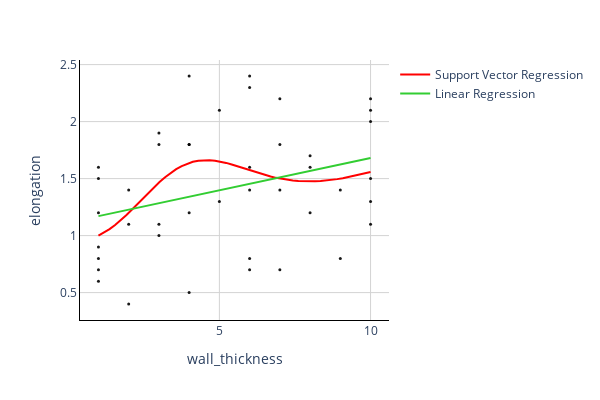

Notebook code cell kept with this figure:
### Code cell
fig = px.scatter(df, x=df['wall_thickness'], y=df['elongation'], width=600,height=400,
                 opacity=0.9, color_discrete_sequence=['black'])

# Add a best-fit line
fig.add_traces(go.Scatter(x=x_range, y=y_svr, name='Support Vector Regression', line=dict(color='red')))
fig.add_traces(go.Scatter(x=x_range, y=y_lr, name='Linear Regression', line=dict(color='limegreen')))

# Change chart background color
fig.update_layout(dict(plot_bgcolor = 'white'))

# Update axes lines
fig.update_xaxes(showgrid=True, gridwidth=1, gridcolor='lightgrey', 
                 zeroline=True, zerolinewidth=1, zerolinecolor='lightgrey', 
                 showline=True, linewidth=1, linecolor='black')
fig.update_yaxes(showgrid=True, gridwidth=1, gridcolor='lightgrey', 
                 zeroline=True, zerolinewidth=1, zerolinecolor='lightgrey', 
                 showline=True, linewidth=1, linecolor='black')


# Update marker size
fig.update_traces(marker=dict(size=3))

fig.show()

### Figure 1 — Plotly figure (JSON) as saved in the notebook; plotly's stock layout.template omitted (floating-point values rounded to 4 significant figures)
{"data": [{"hovertemplate": "wall_thickness=%{x}<br>elongation=%{y}<extra></extra>", "legendgroup": "", "marker": {"color": "black", "opacity": 0.9, "size": 3, "symbol": "circle"}, "mode": "markers", "name": "", "orientation": "v", "showlegend": false, "type": "scatter", "x": [8, 7, 1, 4, 6, 10, 5, 10, 9, 8, 6, 2, 10, 6, 3, 10, 3, 8, 5, 10, 1, 2, 1, 9, 2, 1, 4, 3, 1, 4, 7, 6, 1, 7, 4, 10, 6, 1, 7, 6, 3, 4], "xaxis": "x", "y": [1.2, 1.4, 0.8, 0.5, 0.7, 1.1, 1.3, 1.5, 1.4, 1.7, 2.4, 1.4, 1.3, 0.8, 1, 2.2, 1.9, 1.6, 2.1, 2, 1.2, 1.1, 0.9, 0.8, 0.4, 1.6, 1.2, 1.8, 1.5, 2.4, 1.8, 1.4, 0.6, 0.7, 1.8, 2.1, 2.3, 0.7, 2.2, 1.6, 1.1, 1.8], "yaxis": "y"}, {"line": {"color": "red"}, "marker": {"size": 3}, "name": "Support Vector Regression", "type": "scatter", "x": [1, 1.184, 1.367, 1.551, 1.735, 1.918, 2.102, 2.286, 2.469, 2.653, 2.837, 3.02, 3.204, 3.388, 3.571, 3.755, 3.939, 4.122, 4.306, 4.49, 4.673, 4.857, 5.041, 5.224, 5.408, 5.592, 5.776, 5.959, 6.143, 6.327, 6.51, 6.694, 6.878, 7.061, 7.245, 7.429, 7.612, 7.796, 7.98, 8.163, 8.347, 8.531, 8.714, 8.898, 9.082, 9.265, 9.449, 9.633, 9.816, 10], "y": [1.0, 1.026, 1.057, 1.093, 1.134, 1.179, 1.227, 1.276, 1.326, 1.376, 1.424, 1.47, 1.512, 1.55, 1.582, 1.61, 1.631, 1.647, 1.657, 1.662, 1.662, 1.657, 1.649, 1.638, 1.624, 1.609, 1.593, 1.576, 1.56, 1.545, 1.531, 1.518, 1.507, 1.497, 1.489, 1.483, 1.478, 1.476, 1.475, 1.476, 1.479, 1.483, 1.488, 1.495, 1.504, 1.513, 1.523, 1.534, 1.546, 1.557]}, {"line": {"color": "limegreen"}, "marker": {"size": 3}, "name": "Linear Regression", "type": "scatter", "x": [1, 1.184, 1.367, 1.551, 1.735, 1.918, 2.102, 2.286, 2.469, 2.653, 2.837, 3.02, 3.204, 3.388, 3.571, 3.755, 3.939, 4.122, 4.306, 4.49, 4.673, 4.857, 5.041, 5.224, 5.408, 5.592, 5.776, 5.959, 6.143, 6.327, 6.51, 6.694, 6.878, 7.061, 7.245, 7.429, 7.612, 7.796, 7.98, 8.163, 8.347, 8.531, 8.714, 8.898, 9.082, 9.265, 9.449, 9.633, 9.816, 10], "y": [1.171, 1.181, 1.191, 1.202, 1.212, 1.223, 1.233, 1.243, 1.254, 1.264, 1.275, 1.285, 1.295, 1.306, 1.316, 1.327, 1.337, 1.347, 1.358, 1.368, 1.379, 1.389, 1.399, 1.41, 1.42, 1.431, 1.441, 1.451, 1.462, 1.472, 1.483, 1.493, 1.503, 1.514, 1.524, 1.535, 1.545, 1.555, 1.566, 1.576, 1.587, 1.597, 1.607, 1.618, 1.628, 1.639, 1.649, 1.659, 1.67, 1.68]}], "layout": {"height": 400, "legend": {"tracegroupgap": 0}, "margin": {"t": 60}, "plot_bgcolor": "white", "width": 600, "xaxis": {"anchor": "y", "domain": [0, 1], "gridcolor": "lightgrey", "gridwidth": 1, "linecolor": "black", "linewidth": 1, "showgrid": true, "showline": true, "title": {"text": "wall_thickness"}, "zeroline": true, "zerolinecolor": "lightgrey", "zerolinewidth": 1}, "yaxis": {"anchor": "x", "domain": [0, 1], "gridcolor": "lightgrey", "gridwidth": 1, "linecolor": "black", "linewidth": 1, "showgrid": true, "showline": true, "title": {"text": "elongation"}, "zeroline": true, "zerolinecolor": "lightgrey", "zerolinewidth": 1}}}
